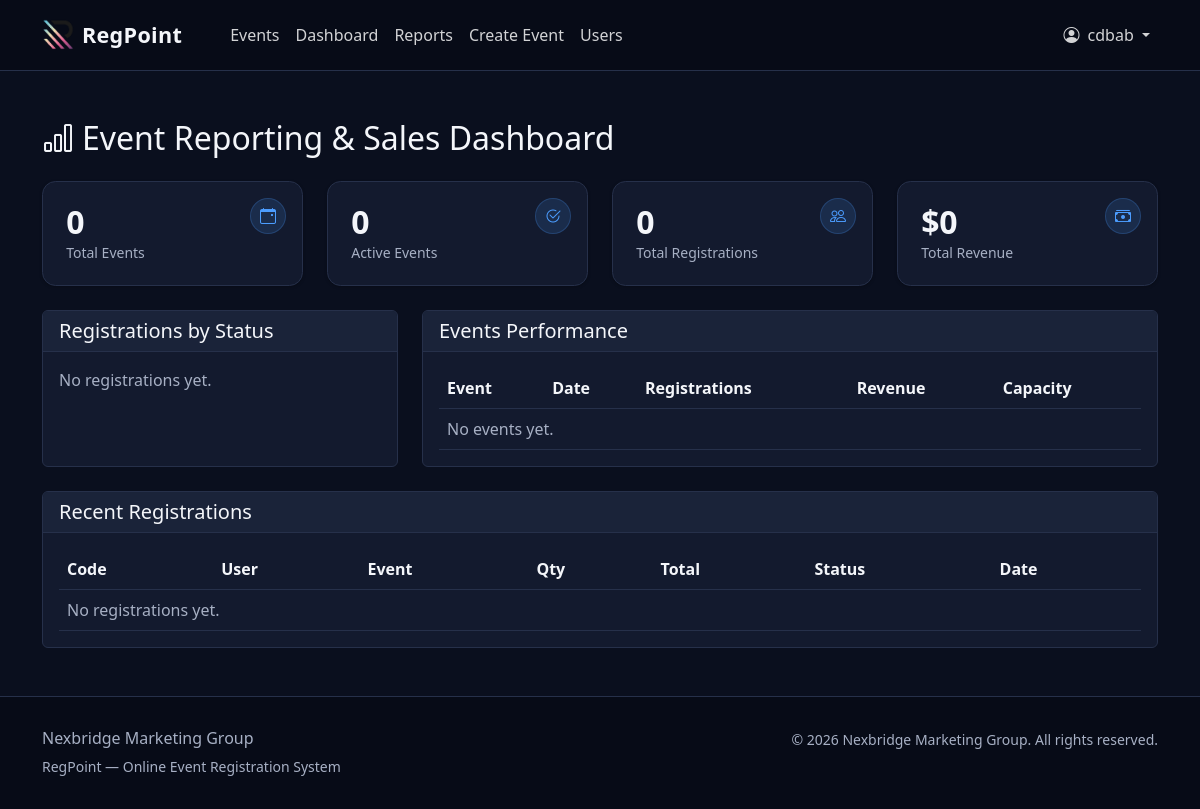
The page /admin-dashboard/ (signed in) on the database as committed earlier.
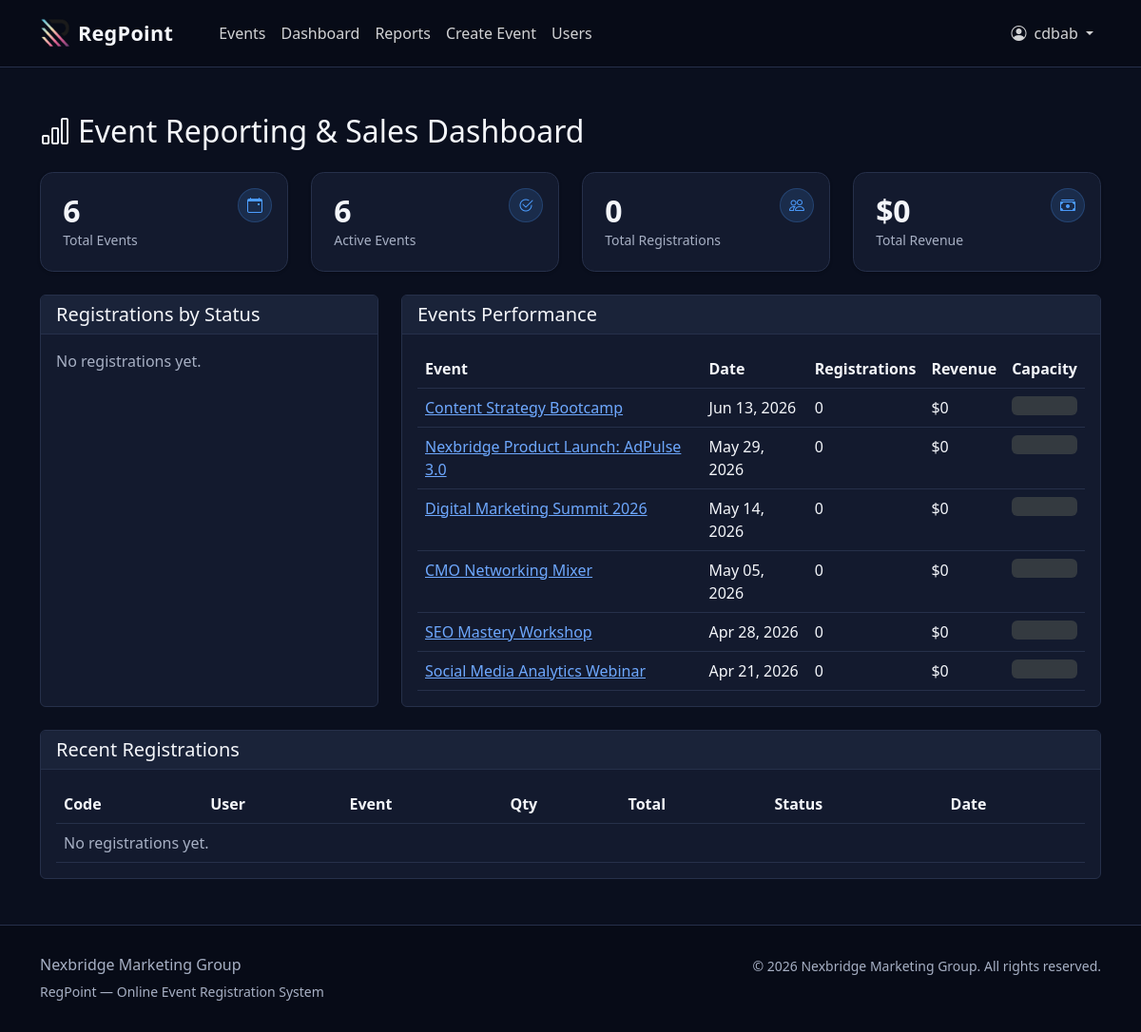
The same page on the database as committed later.
### events/models.py (models this page shows, shortened)
class Event(models.Model):
    title = models.CharField(max_length=200)
    slug = models.SlugField(max_length=200, unique=True)
    description = models.TextField()
    category = models.ForeignKey(
        EventCategory,
        on_delete=models.SET_NULL,
        null=True,
        blank=True,
        related_name="events",
    )
    date = models.DateTimeField()
    end_date = models.DateTimeField(null=True, blank=True)
    location = models.CharField(max_length=300)
    capacity = models.PositiveIntegerField()
    price = models.DecimalField(max_digits=10, decimal_places=2, default=0)
    created_by = models.ForeignKey(
        settings.AUTH_USER_MODEL,
        on_delete=models.CASCADE,
        related_name="created_events",
    )
    created_at = models.DateTimeField(auto_now_add=True)
    updated_at = models.DateTimeField(auto_now=True)
    is_active = models.BooleanField(default=True)
    class Meta:
        ordering = ["date"]

### events/views.py (the view)
class AdminDashboardView(LoginRequiredMixin, View):
    def get(self, request):
        if not request.user.is_staff:
            messages.error(request, ACCESS_DENIED)
            return redirect("home")
        total_events = Event.objects.count()
        active_events = Event.objects.filter(is_active=True).count()
        total_registrations = Registration.objects.exclude(status="cancelled").count()
        total_revenue = Registration.objects.filter(
            status__in=["confirmed", "pending"]
        ).aggregate(total=Sum("total_price"))["total"] or Decimal("0")
        recent_registrations = Registration.objects.select_related(
            "user", "event"
        ).order_by("-created_at")[:10]
        events_with_stats = (
            Event.objects.filter(is_active=True)
            .annotate(
                reg_count=Count(
                    "registrations",
                    filter=Q(registrations__status__in=["confirmed", "pending"]),
                ),
                revenue=Sum(
                    "registrations__total_price",
                    filter=Q(registrations__status__in=["confirmed", "pending"]),
                ),
            )
            .order_by("-date")[:10]
        )
        status_counts = (
            Registration.objects.values("status")
            .annotate(count=Count("id"))
            .order_by("status")
        )
        context = {
            "total_events": total_events,
            "active_events": active_events,
            "total_registrations": total_registrations,
            "total_revenue": total_revenue,
            "recent_registrations": recent_registrations,
            "events_with_stats": events_with_stats,
            "status_counts": status_counts,
        }
        return render(request, "events/admin_dashboard.html", context)

### events/templates/events/admin_dashboard.html (shortened to what this page needs)
{% extends "events/base.html" %}
{% block content %}
<div class="container py-5">
    <h2 class="mb-4"><i class="bi bi-bar-chart me-2"></i>Event Reporting &amp; Sales Dashboard</h2>
    <div class="row g-4 mb-4">
        <div class="col-md-3">
            <div class="stat-card h-100">
                <span class="stat-card__icon"><i class="bi bi-calendar-event" aria-hidden="true"></i></span>
                <p class="stat-card__num">{{ total_events }}</p>
                <p class="stat-card__lbl">Total Events</p>
            </div>
        </div>
        <div class="col-md-3">
            <div class="stat-card h-100">
                <span class="stat-card__icon"><i class="bi bi-check2-circle" aria-hidden="true"></i></span>
                <p class="stat-card__num">{{ active_events }}</p>
                <p class="stat-card__lbl">Active Events</p>
            </div>
        </div>
        <div class="col-md-3">
            <div class="stat-card h-100">
                <span class="stat-card__icon"><i class="bi bi-people" aria-hidden="true"></i></span>
                <p class="stat-card__num">{{ total_registrations }}</p>
                <p class="stat-card__lbl">Total Registrations</p>
            </div>
        </div>
        <div class="col-md-3">
            <div class="stat-card h-100">
                <span class="stat-card__icon"><i class="bi bi-cash-stack" aria-hidden="true"></i></span>
                <p class="stat-card__num">${{ total_revenue }}</p>
                <p class="stat-card__lbl">Total Revenue</p>
            </div>
        </div>
    </div>
    <div class="row g-4 mb-4">
        <div class="col-md-4">
            <div class="card h-100">
                <div class="card-header"><h5 class="mb-0">Registrations by Status</h5></div>
                <div class="card-body">
                    {% for item in status_counts %}
                    <div class="d-flex justify-content-between align-items-center mb-2">
                        <span>
                            <span class="badge bg-{% if item.status == 'confirmed' %}success{% elif item.status == 'pending' %}warning{% else %}secondary{% endif %} me-2">
                                {{ item.status|title }}
                            </span>
                        </span>
                        <strong>{{ item.count }}</strong>
                    </div>
                    {% empty %}
                    <p class="text-muted mb-0">No registrations yet.</p>
                    {% endfor %}
                </div>
            </div>
        </div>
        <div class="col-md-8">
            <div class="card h-100">
                <div class="card-header"><h5 class="mb-0">Events Performance</h5></div>
                <div class="card-body">
                    <div class="table-responsive">
                        <table class="table table-hover mb-0">
                            <thead>
                                <tr>
                                    <th>Event</th>
                                    <th>Date</th>
                                    <th>Registrations</th>
                                    <th>Revenue</th>
                                    <th>Capacity</th>
                                </tr>
                            </thead>
                            <tbody>
                                {% for event in events_with_stats %}
                                <tr>
                                    <td><a href="{% url 'event_detail' event.slug %}">{{ event.title }}</a></td>
                                    <td>{{ event.date|date:"M d, Y" }}</td>
                                    <td>{{ event.reg_count }}</td>
                                    <td>${{ event.revenue|default:"0" }}</td>
                                    <td>
                                        <div class="progress" style="height: 20px;">
                                            {% widthratio event.reg_count event.capacity 100 as pct %}
                                        </div>
                                    </td>
                                </tr>
                                {% empty %}
                                <tr><td colspan="5" class="text-muted">No events yet.</td></tr>
                                {% endfor %}
                            </tbody>
                        </table>
                    </div>
                </div>
            </div>
        </div>
    </div>
    <div class="card">
        <div class="card-header"><h5 class="mb-0">Recent Registrations</h5></div>
        <div class="card-body">
            <div class="table-responsive">
                <table class="table table-hover mb-0">
                    <thead>
                        <tr>
                            <th>Code</th>
                            <th>User</th>
                            <th>Event</th>
                            <th>Qty</th>
                            <th>Total</th>
                            <th>Status</th>
                            <th>Date</th>
                        </tr>
                    </thead>
                    <tbody>
                        {% for reg in recent_registrations %}
                        <tr>
                            <td><code>{{ reg.confirmation_code }}</code></td>
                            <td>{{ reg.user.get_full_name|default:reg.user.username }}</td>
                            <td>{{ reg.event.title }}</td>
                            <td>{{ reg.quantity }}</td>
                            <td>${{ reg.total_price }}</td>
                            <td>
                                <span class="badge bg-{% if reg.status == 'confirmed' %}success{% elif reg.status == 'pending' %}warning{% else %}secondary{% endif %}">
                                    {{ reg.get_status_display }}
                                </span>
                            </td>
                            <td>{{ reg.created_at|date:"M d, Y H:i" }}</td>
                        </tr>
                        {% empty %}
                        <tr><td colspan="7" class="text-muted">No registrations yet.</td></tr>
                        {% endfor %}
                    </tbody>
                </table>
            </div>
        </div>
    </div>
</div>
{% endblock %}

### events/templates/events/base.html (shortened to what this page needs)
{% load static %}
<!DOCTYPE html>
<html lang="en" data-bs-theme="dark">
<head>
    <link href="https://cdn.jsdelivr.net/npm/bootstrap@5.3.3/dist/css/bootstrap.min.css"
          rel="stylesheet"
>
    <link href="https://cdn.jsdelivr.net/npm/bootstrap-icons@1.11.3/font/bootstrap-icons.min.css"
          rel="stylesheet"
>
</head>
<body>
    <nav class="navbar navbar-expand-lg navbar-dark" aria-label="Primary">
        <div class="container">
            <a class="navbar-brand" href="{% url 'home' %}">
                <img src="{% static 'events/logo.png' %}" alt="" class="navbar-logo" aria-hidden="true">
                <span>RegPoint</span>
            </a>
            <div class="collapse navbar-collapse" id="navContent">
                <ul class="navbar-nav ms-lg-4">
                    <li class="nav-item"><a class="nav-link" href="{% url 'event_list' %}">Events</a></li>
                    {% if user.is_authenticated %}
                    <li class="nav-item"><a class="nav-link" href="{% url 'dashboard' %}">Dashboard</a></li>
                    {% if user.is_staff %}
                    <li class="nav-item"><a class="nav-link" href="{% url 'admin_dashboard' %}">Reports</a></li>
                    <li class="nav-item"><a class="nav-link" href="{% url 'create_event' %}">Create Event</a></li>
                    {% endif %}
                    {% if user.is_superuser %}
                    <li class="nav-item"><a class="nav-link" href="{% url 'admin_manage_users' %}">Users</a></li>
                    {% endif %}
                    {% endif %}
                </ul>
                <ul class="navbar-nav ms-auto align-items-lg-center">
                    {% if user.is_authenticated %}
                    <li class="nav-item dropdown">
                        <a class="nav-link dropdown-toggle" href="#" role="button" data-bs-toggle="dropdown"
                           aria-expanded="false">
                            {% if user.profile.avatar %}
                            <img src="{{ user.profile.avatar.url }}" alt="" class="rounded-circle me-1" style="width:28px;height:28px;object-fit:cover;">
                            {% else %}
                            <i class="bi bi-person-circle me-1" aria-hidden="true"></i>
                            {% endif %}
                            <span>{{ user.get_full_name|default:user.username }}</span>
                        </a>
                    </li>
                    {% else %}
                    <li class="nav-item"><a class="nav-link" href="{% url 'account_login' %}">Login</a></li>
                    <li class="nav-item ms-lg-2"><a class="btn btn-accent" href="{% url 'account_signup' %}">Sign Up</a></li>
                    {% endif %}
                </ul>
            </div>
        </div>
    </nav>
    <main id="main-content" tabindex="-1">
        {% block content %}{% endblock %}
    </main>
    <footer>
        <div class="container">
            <div class="row">
                <div class="col-md-6">
                    <h6>Nexbridge Marketing Group</h6>
                    <p class="small mb-0">RegPoint &mdash; Online Event Registration System</p>
                </div>
                <div class="col-md-6 text-md-end">
                    <p class="small mb-0">&copy; 2026 Nexbridge Marketing Group. All rights reserved.</p>
                </div>
            </div>
        </div>
    </footer>
</body>
</html>

### events/templates/events/base.html (style rules this page uses)
:root { --nb-bg: #0a0f1e; --nb-bg-elevated: #0d1324; --nb-surface: #131a2e; --nb-surface-2: #1a2339; --nb-border: #26304a; --nb-border-strong:#384463; --nb-text: #f4f6fa; --nb-text-muted: #a7b0c4; --nb-text-subtle: #7a8399; --nb-primary: #4c9dff; --nb-accent: #4c9dff; --nb-accent-hover: #6aafff; --nb-focus-ring: #9ec5ff; --nb-dark: #070b17; --bs-body-bg: #0a0f1e; --bs-body-color: #f4f6fa; --bs-border-color: #26304a; --bs-secondary-color: #a7b0c4; --bs-tertiary-bg: #131a2e; --bs-emphasis-color: #f4f6fa; }
body { min-height: 100vh; display: flex; flex-direction: column; font-size: 1rem; background: var(--nb-bg); color: var(--nb-text); }
main { flex: 1; }
.navbar { background: var(--nb-dark); padding-top: .85rem; padding-bottom: .85rem; border-bottom: 1px solid var(--nb-border); }
.navbar-brand { font-weight: 700; letter-spacing: .3px; font-size: 1.35rem; display: inline-flex; align-items: center; gap: .5rem; color: var(--nb-text); }
.navbar-logo { height: 32px; width: auto; display: block; }
.navbar .nav-link { font-size: 1rem; font-weight: 500; color: rgba(255,255,255,.82); padding-left: 1rem; padding-right: 1rem; }
.card { background: var(--nb-surface); border: 1px solid var(--nb-border); color: var(--nb-text); }
.card-header { background: var(--nb-surface-2); border-bottom-color: var(--nb-border); }
.form-text, .text-muted { color: var(--nb-text-muted) !important; }
.stat-card { position: relative; border: 1px solid var(--nb-border); border-radius: .85rem; background: var(--nb-surface); padding: 1.35rem 1.45rem; box-shadow: 0 1px 3px rgba(0,0,0,.25); transition: border-color .2s, box-shadow .2s; color: var(--nb-text); }
.stat-card__icon { position: absolute; top: 1rem; right: 1rem; width: 36px; height: 36px; display: inline-flex; align-items: center; justify-content: center; border-radius: 50%; background: rgba(76,157,255,.14); color: var(--nb-accent); font-size: 1rem; border: 1px solid rgba(76,157,255,.22); }
.stat-card__num { font-size: 2rem; font-weight: 700; color: var(--nb-text); letter-spacing: -.01em; line-height: 1.1; margin: 0 0 .2rem 0; }
.stat-card__lbl { font-size: .875rem; color: var(--nb-text-muted); margin: 0; }
.table { color: var(--nb-text); }
.table > :not(caption) > * > * { background: transparent; color: var(--nb-text); }
footer { background: var(--nb-dark); color: var(--nb-text-muted); padding: 2rem 0; border-top: 1px solid var(--nb-border); }

Rows that differ between the two databases and show on the page:
added Event: title "Content Strategy Bootcamp", date "Jun 13, 2026", reg_count "0", revenue "0"
added Event: title "Nexbridge Product Launch: AdPulse 3.0", date "May 29, 2026", reg_count "0", revenue "0"
added Event: title "Digital Marketing Summit 2026", date "May 14, 2026", reg_count "0", revenue "0"
added Event: title "CMO Networking Mixer", date "May 05, 2026", reg_count "0", revenue "0"
added Event: title "SEO Mastery Workshop", date "Apr 28, 2026", reg_count "0", revenue "0"
added Event: title "Social Media Analytics Webinar", date "Apr 21, 2026", reg_count "0", revenue "0"
Other text that changed with them:
{{ total_events }}: "0" → "6"
{{ active_events }}: "0" → "6"
text no longer shown: "No events yet."
